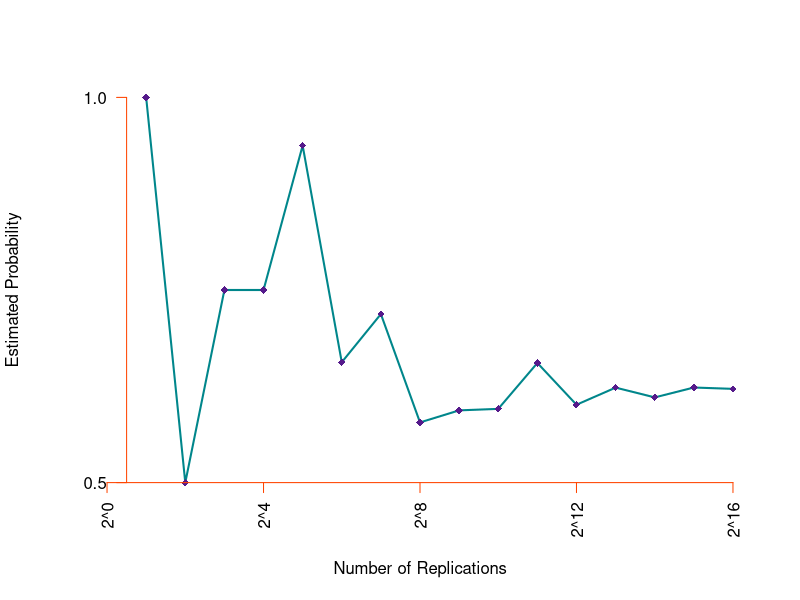

Reproduce this figure in R.
#==================================================#
#====== MONTE CARLO SIMULATION: COIN TOSSING ======#
#==================================================#

# Author: Jonah Gabry (jsg2201@columbia.edu)
# Written using R version 3.1.1 on Mac OS X 10.9.3
# Last Edited: 07/19/2014





# Suppose we have two sets of 10 colored cards.
# The first set of cards has 6 red cards and 4 blue cards.
# The second set of cards has 8 red cards and 2 blue cards. 

# Without looking at the color, we draw one card from the first set and place it in the second set.
# (So the first set now has 9 cards and the second has 11 cards)

# Then -- again without seeing the color -- we draw one card from the second set and place it in 
# the first set.

# If we were to then take one card from the first set, what is the probability that it's a red card?



# Strategy: 
#   1. write a function that simulates this experiment with the cards
#   2. run the experiment many times
#   3. look at the proportion of the cards we end up with that are red cards 


cardsExperiment <- function(){
# SETUP THE SETS OF CARDS
  set_1 <- c(rep("RED", 6), rep("BLUE", 4))
  set_2 <- c(rep("RED", 8), rep("BLUE", 2))
  
# PICK A CARD FROM set_1 AND PUT IT IN set_2
#   We'll do this by picking an integer j between 1 and 10 at random and then taking the jth 
#   card from set_1 and putting it in set_2
  j <- sample(x = 1:10, size = 1) # pick j
  set_2 <- c(set_2, set_1[j])     # add jth card from set_1 to set_2
  set_1 <- set_1[-j]              # remove jth card from set_1

# PICK A CARD FROM THE NEW set_2 AND PUT IT IN set_1
k <- sample(x = 1:11, size = 1) # pick an integer k between 1 and 11 since set_2 now has 11 cards
set_1 <- c(set_1, set_2[k])     # add kth card from set_2 to set_1 (we don't need to remove it from 
                                # set_2 since we're only interested in now picking a card from set_1)

# PICK THE FINAL CARD FROM set_1
sample(set_1, 1)
}

# Try out the function
cardsExperiment() # running this should output "BLUE" or "RED"

# Now run the experiment 10,000 times using the replicate() function
replicate(10^5, cardsExperiment() )

# Run it again but this time just get the proportion results that are "RED" instead of 
# uselessly printing the all of the outcomes
mean( replicate(10^4, cardsExperiment() == "RED") )

# Let's look at how the estimated probabilities converge as the number of replications gets larger
estimates <- sapply(0:15, FUN = function(i){
  mean(replicate(2^i, cardsExperiment() == "RED"))
})

plot(0, type = "n", xlim = c(0,16), ylim = c(min(estimates), max(estimates)), 
     bty = "l", xlab = "Number of Replications", axes = F,
     ylab = "Estimated Probability")

lines(1:16, estimates, col = "turquoise4", lwd = 2)
points(1:16, estimates, pch = 18, col = "purple4")
axis(side = 1, col = "orangered", las = 2,
     pos = 0.5, at = seq(0,16,4), 
     labels = paste0("2^", seq(0,16,4)))
axis(side = 2, col = "orangered", las = 2,
     pos = 0.5, at = c(0.5, 1), labels = T)



# We can also modify our function to allow the user to pick the size of the decks and the 
# number of red/blue cards in each. 
cardsExperiment <- function(n, r1, r2){ # n = number of cards per set, 
                                        # r1 & r2 = number of reds in set_1 & set_2, respectively 
  
  stopifnot(n >= r1, n >= r2) # give error message if r1 or r2 is greater than the number of cards in set
  
  # SETUP THE SETS OF CARDS
  set_1 <- c(rep("RED", r1), rep("BLUE", n - r1))
  set_2 <- c(rep("RED", r2), rep("BLUE", n - r2))
  
  # PICK A CARD FROM set_1 AND PUT IT IN set_2
  j <- sample(x = 1:n, size = 1)  # pick j from between 1 and n
  set_2 <- c(set_2, set_1[j])     
  set_1 <- set_1[-j]              
  
  # PICK A CARD FROM THE NEW set_2 AND PUT IT IN set_1
  k <- sample(x = 1:(n+1), size = 1) # pick k from between 1 and n+1
  set_1 <- c(set_1, set_2[k])    
  
  # PICK THE FINAL CARD FROM set_1
  sample(set_1, 1)
}

# Use the new function to estimate the desired probability if the decks 
# start with 20 cards and 5 and 16 red cards, respectively
mean( replicate(10^4, cardsExperiment(n = 20, r1 = 5, r2 = 16) == "RED") )

# start with 50 cards each and both with 25 of each color
mean( replicate(10^4, cardsExperiment(n = 50, r1 = 25, r2 = 25) == "RED") )